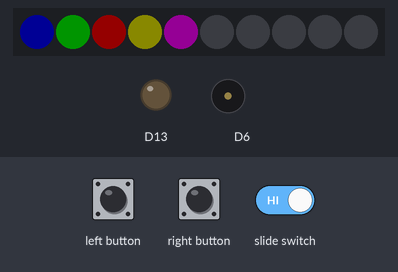
This sketch was run on a simulated Adafruit Circuit Playground Express. Parts: 10 RGB LEDs in strip order, left to right, output pins drawn as LEDs (lit = HIGH), buzzer (waves = sounding). The inputs (shaded band) are chosen by the test bench. Dim RGB values are drawn brighter than linear.

Above: at 1.2 s.
1.3 s: slide switch set LOW
At 1.7 s:
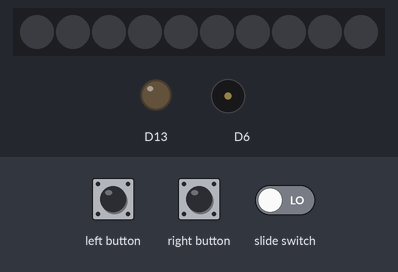
2.8 s: slide switch set HIGH
At 4.0 s:
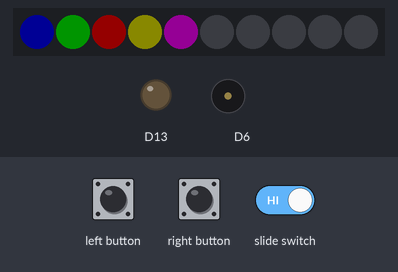
4.3 s: left button pressed for 1 s
At 6.4 s:
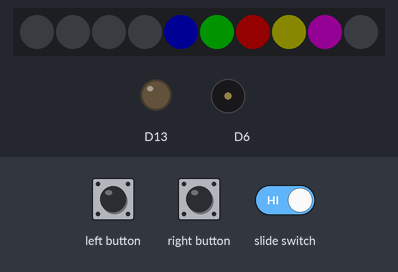
6.8 s: right button pressed for 3.2 s
At 10.8 s:
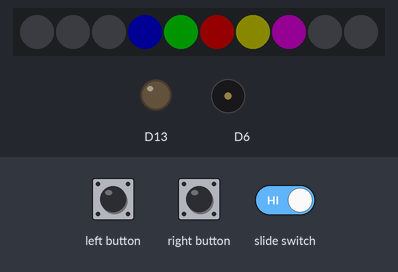
11.5 s: left button pressed for 3.2 s
At 11.73 s:
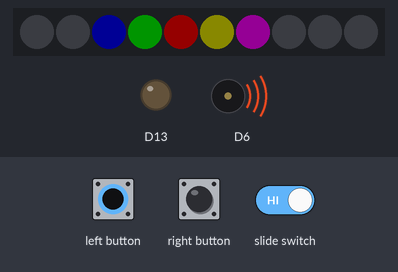
Timing chart, 0 to 16.2 s (numbered marks = the images above; inputs shaded):
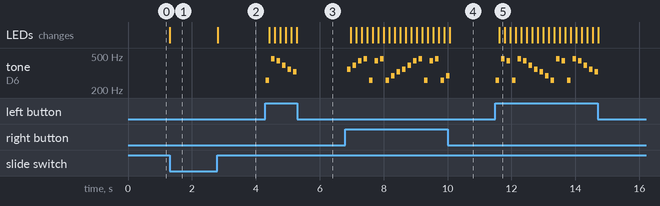

Measured:
- after the input at 1.3 s, the LEDs: change at once (image 1)
- after the input at 2.8 s, the LEDs: change at once (image 2)
- after the input at 4.3 s, tone on D6: plays 261 Hz for 0.10 s, 466 Hz for 0.10 s, 440 Hz for 0.10 s, 391 Hz for 0.10 s, 349 Hz for 0.10 s, 329 Hz for 0.10 s, starting at once; the LEDs: first change after 0.12 s (image 3 shows a later state)
- after the input at 6.8 s, tone on D6: plays 349 Hz for 0.10 s, 391 Hz for 0.10 s, 440 Hz for 0.10 s, 466 Hz for 0.10 s, 261 Hz for 0.10 s, 440 Hz for 0.10 s … (19 notes in this stretch), starting after 0.07 s; the LEDs: first change after 0.17 s (image 4 shows a later state)
- after the input at 11.5 s, tone on D6: plays 261 Hz for 0.10 s, 466 Hz for 0.10 s, 440 Hz for 0.10 s, 261 Hz for 0.10 s, 466 Hz for 0.10 s, 440 Hz for 0.10 s … (19 notes in this stretch), starting at once; the LEDs: change after 0.11 s (image 5)

The sketch:

neoPixels-rotating.ino
```cpp
#include <Adafruit_CircuitPlayground.h>

// Define arrays de 3 posicoes pra acomodar os codigos das cores em RGB (https://www.html.am/html-codes/color/color-scheme.cfm)
int RED[3] = {255, 0, 0};
int YELLOW[3] = {128, 128, 0};
int GREEN[3] = {0, 255, 0};
int MAGENTA[3] = {255, 0, 255};
int D_BLUE[3] = {0, 0, 255};

// notas definidas em hertz
long C = 261.63;
long D = 293.665;
long E = 329.628;
long F = 349.228;
long G = 391.995;
long A = 440;
long B = 466.164;

int LED_POSITION_NOTE[10] = {A, B, C, D, E, F, G, A, B, C};

// quantidade de leds no circuit playground
int LED_QUANTITY = 10;

// posicao do ultimo led
int LAST_LED_POSITION = LED_QUANTITY - 1;

bool leftButtonPressed;
bool rightButtonPressed;

// acumula quando apertamos os botoes laterais
int countPress;

void setup()
{
  CircuitPlayground.begin();
  Serial.begin(9600);
}

void loop()
{
  if (CircuitPlayground.slideSwitch())
  {
    readButtons();
    turnLighOnPress(countPress);
    delay(70);
  }
  else
  {
    CircuitPlayground.clearPixels();
  }
}

void turnOnLed(int ledPos, int colour[3])
{
  // o ultimo LED eh o 10 (posicao 9)/
  // quando mandamos acender o LED 11 (posicao 19), ele nao existe, entao mandamos acender o led posicao 0 (atual led que queremos acender, menos a quantidade total)
  // exemplos:
  // led posicao 10 - vai acender o 0
  // led posicao 11 - vai acender o 1
  // led posicao 12 - vai acender
  if (ledPos > LAST_LED_POSITION)
  {
    ledPos = ledPos - LED_QUANTITY;
  }

  CircuitPlayground.setPixelColor(ledPos, colour[0], colour[1], colour[2]);
}

void playSound(long note)
{
  CircuitPlayground.playTone(note, 100);
}

int readButtons()
{

  int oldCounting = countPress;

  leftButtonPressed = CircuitPlayground.leftButton();
  rightButtonPressed = CircuitPlayground.rightButton();

  if (rightButtonPressed)
  {
    if (countPress == LAST_LED_POSITION)
    {
      countPress = 0;
    }
    else
    {
      countPress++;
    }
  }
  else if (leftButtonPressed)
  {
    if (countPress == 0)
    {
      countPress = LAST_LED_POSITION;
    }
    else
    {
      countPress--;
    }
  }

  if (oldCounting != countPress)
  {
    playSound(LED_POSITION_NOTE[countPress]);
  }

  return countPress;
}

void turnLighOnPress(int value)
{
  CircuitPlayground.clearPixels();

  turnOnLed(value, D_BLUE);
  turnOnLed(value + 1, GREEN);
  turnOnLed(value + 2, RED);
  turnOnLed(value + 3, YELLOW);
  turnOnLed(value + 4, MAGENTA);
}
```
